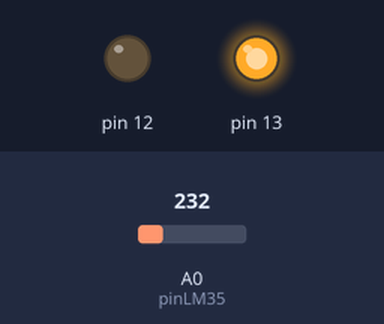
Bench run of a sketch on a simulated Arduino Uno, built with avr-gcc and run on an emulated ATmega328P. On the bench: output pins drawn as LEDs (lit = HIGH). Inputs (shaded band) come from the test bench; at power-on: A0 (pinLM35) = 232. What the sketch prints to the serial monitor is not drawn.

Above: at 0.1 s.
Timing chart, 0 to 1.6 s (numbered marks = the images above):
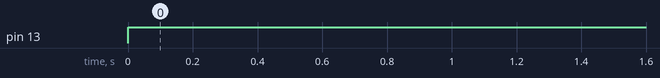

Measured:
- by itself, pin 13: LOW → HIGH at 0.00 s

The sketch:

pregunta1_Robotica.ino
```cpp
float tempC;
int pinLM35 = 0;


void setup() {
  analogReference(INTERNAL);
  Serial.begin(9600);

  pinMode(12, OUTPUT);
  pinMode(13, OUTPUT);
}

void loop() {
  tempC = analogRead(pinLM35);
  tempC = (1.1 * tempC * 100.0)/1024.0;

  if(tempC > 10){
      digitalWrite(13, HIGH);
      digitalWrite(12, LOW);
  } else {
      digitalWrite(13, LOW);
      digitalWrite(12, HIGH);
  }

  Serial.print(tempC);

  delay(1000);
}
```
